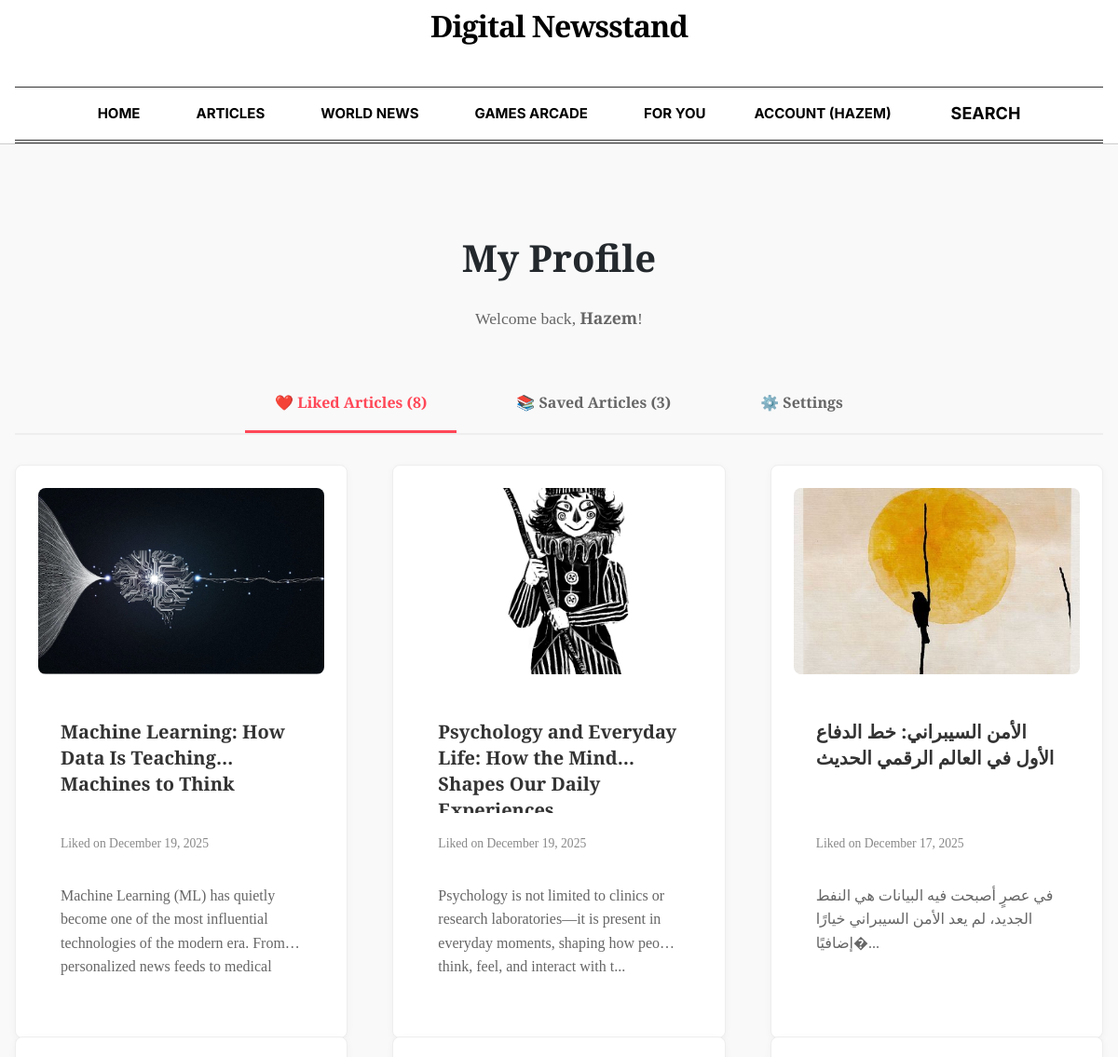
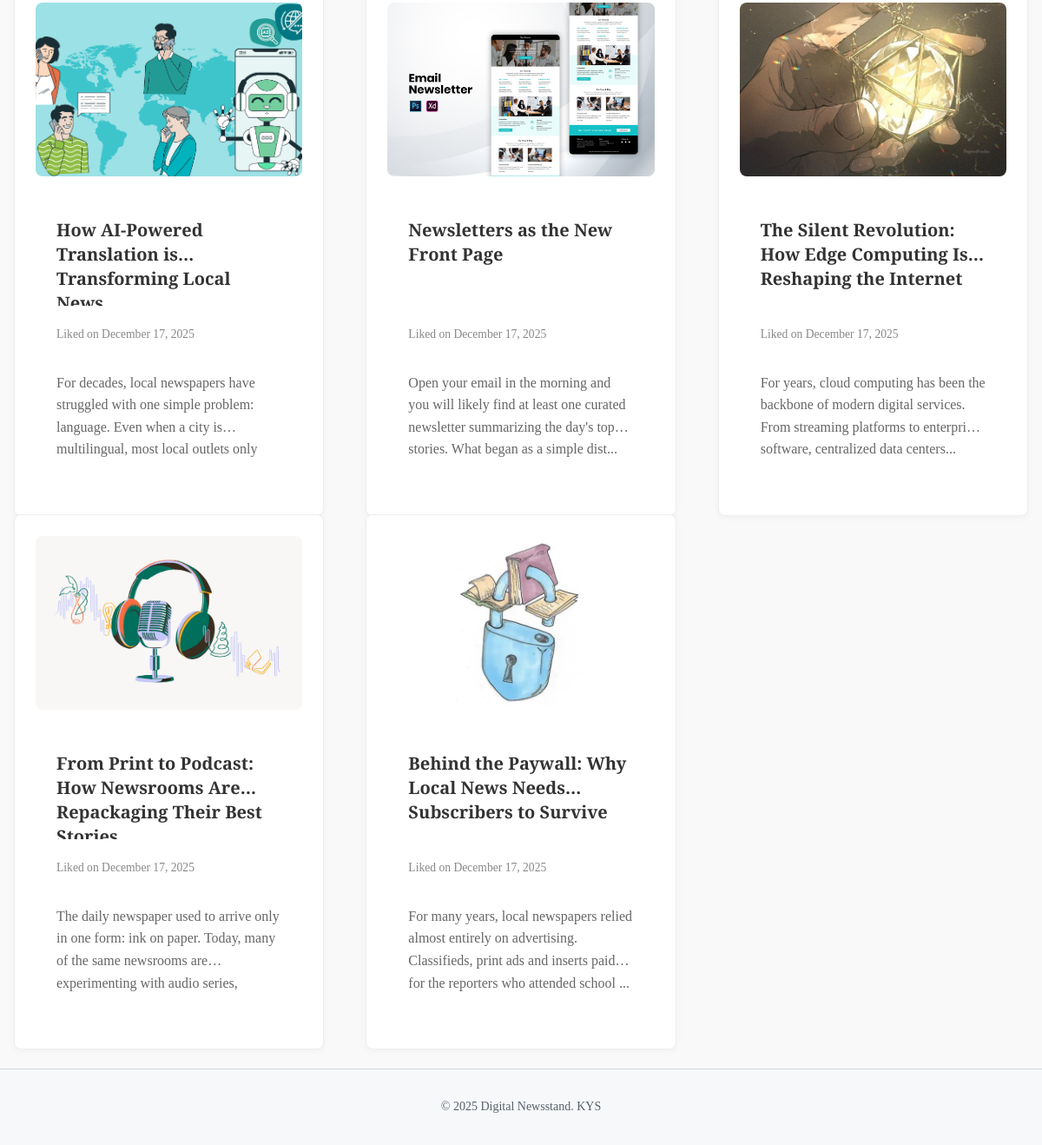
Screenshot of /index.php?page=profile (signed in) with the database file from the repository (2 pictures, top to bottom).
### tables this page shows
CREATE TABLE `users` (
  `id` int NOT NULL AUTO_INCREMENT,
  `username` varchar(50) NOT NULL,
  `email` varchar(100) NOT NULL,
  `password` varchar(255) NOT NULL,
  `created_at` timestamp NULL DEFAULT CURRENT_TIMESTAMP,
  `is_admin` tinyint(1) DEFAULT '0',
  `status` enum('active','suspended') DEFAULT 'active',
  PRIMARY KEY (`id`),
  UNIQUE KEY `username` (`username`),
  UNIQUE KEY `email` (`email`)
);

CREATE TABLE `article_likes` (
  `id` int NOT NULL AUTO_INCREMENT,
  `user_id` int NOT NULL,
  `article_id` int NOT NULL,
  `created_at` timestamp NULL DEFAULT CURRENT_TIMESTAMP,
  PRIMARY KEY (`id`),
  UNIQUE KEY `unique_like` (`user_id`,`article_id`),
  KEY `article_id` (`article_id`),
  CONSTRAINT `article_likes_ibfk_1` FOREIGN KEY (`user_id`) REFERENCES `users` (`id`) ON DELETE CASCADE,
  CONSTRAINT `article_likes_ibfk_2` FOREIGN KEY (`article_id`) REFERENCES `articles` (`id`) ON DELETE CASCADE
);

CREATE TABLE `articles` (
  `id` int NOT NULL AUTO_INCREMENT,
  `title` varchar(255) NOT NULL,
  `content` text NOT NULL,
  `author` varchar(100) DEFAULT NULL,
  `category` varchar(100) DEFAULT NULL,
  `language` varchar(10) DEFAULT 'en',
  `thumbnail` varchar(255) DEFAULT NULL,
  `created_at` timestamp NULL DEFAULT CURRENT_TIMESTAMP,
  `status` enum('draft','published','archived') DEFAULT 'draft',
  `scheduled_at` datetime DEFAULT NULL,
  `is_featured` tinyint(1) DEFAULT '0',
  `visibility` enum('public','subscribed') DEFAULT 'public',
  `tags` text,
  `required_level` int DEFAULT '0',
  `required_plan_id` int DEFAULT NULL,
  PRIMARY KEY (`id`)
);

### src/index.php (called while the page is built, shortened)
<?php
require __DIR__ . '/config/DataBase_Connection.php';
$selectedLang = $_SESSION['lang'] ?? 'en';
$page = $_GET['page'] ?? "";
Router::route($page, $selectedLang);

### src/Config/DataBase_Connection.php (called while the page is built)
<?php
if (!class_exists('Database')) {
class Database {
    private static $instance = null;
    private $host;
    private $db_name;
    private $username;
    private $password;
    public $conn = null;
    private function __construct() {
        $this->host = getenv('DB_HOST') ?: 'db';
        $this->db_name = getenv('DB_NAME') ?: 'News';
        $this->username = getenv('DB_USER') ?: 'Rain';
        $this->password = getenv('DB_PASS') ?: 'Sunny';
    }
    public static function getInstance(): Database {
        if (self::$instance === null) {
            self::$instance = new self();
        }
        return self::$instance;
    }
    public function connect() {
        if ($this->conn !== null) {
            return $this->conn;
        }
        try {
            $this->conn = new PDO(
                "mysql:host={$this->host};dbname={$this->db_name};charset=utf8",
                $this->username,
                $this->password
            );
            $this->conn->setAttribute(PDO::ATTR_ERRMODE, PDO::ERRMODE_EXCEPTION);
        } catch(PDOException $e) {
            die("Database Connection Error: " . $e->getMessage());
        }
        return $this->conn;
    }
}
}

### src/Models/User.php (called while the page is built, shortened)
<?php
require_once __DIR__ . "/../config/DataBase_Connection.php";
class User {
    private $conn;
    public function __construct() {
        $this->conn = Database::getInstance()->connect();
    }
    public function getUserById($id) {
        $query = "SELECT * FROM users WHERE id = :id LIMIT 1";
        $stmt = $this->conn->prepare($query);
        $stmt->bindParam(':id', $id);
        $stmt->execute();
        return $stmt->fetch(PDO::FETCH_ASSOC);
    }
}

### src/Models/ArticleInteraction.php (called while the page is built, shortened)
<?php
require_once __DIR__ . "/../Config/DataBase_Connection.php";
class ArticleInteraction {
    private $conn;
    public function __construct() {
        $this->conn = Database::getInstance()->connect();
    }
    public function getLikedArticles($userId) {
        $stmt = $this->conn->prepare("
            SELECT a.*, al.created_at as liked_at
            FROM articles a
            INNER JOIN article_likes al ON a.id = al.article_id
            WHERE al.user_id = ?
            ORDER BY al.created_at DESC
        ");
        $stmt->execute([$userId]);
        return $stmt->fetchAll(PDO::FETCH_ASSOC);
    }
    public function getSavedArticles($userId) {
        $stmt = $this->conn->prepare("
            SELECT a.*, sa.saved_at
            FROM articles a
            INNER JOIN saved_articles sa ON a.id = sa.article_id
            WHERE sa.user_id = ?
            ORDER BY sa.saved_at DESC
        ");
        $stmt->execute([$userId]);
        return $stmt->fetchAll(PDO::FETCH_ASSOC);
    }
}

### src/Views/User/Profile.php (the view, shortened to what this page needs)
<?php
require_once __DIR__ . '/../../Models/User.php';
require_once __DIR__ . '/../../Models/ArticleInteraction.php';
$userModel = new User();
$user = $userModel->getUserById($_SESSION['user_id']);
$interactionModel = new ArticleInteraction();
$likedArticles = $interactionModel->getLikedArticles($_SESSION['user_id']);
$savedArticles = $interactionModel->getSavedArticles($_SESSION['user_id']);
$activeTab = $_GET['tab'] ?? 'liked';
include __DIR__ . '/../Layout/Header.php';
?>
<main class="container" style="max-width: 1200px; padding: 2rem 1rem;">
    <div style="text-align: center; margin-bottom: 3rem;">
        <h1 style="font-family: var(--font-serif); font-size: 2.5rem; margin-bottom: 0.5rem;">
            My Profile
        </h1>
        <p style="color: #666; font-size: 1.1rem;">
            Welcome back, <strong><?= htmlspecialchars($user['username']) ?></strong>!
        </p>
    </div>
    <div style="border-bottom: 2px solid #eee; margin-bottom: 2rem;">
        <div style="display: flex; gap: 2rem; justify-content: center;">
            <a href="?page=profile&tab=liked"
               style="padding: 1rem 2rem; text-decoration: none; font-weight: bold; border-bottom: 3px solid <?= $activeTab === 'liked' ? '#ff4757' : 'transparent' ?>; color: <?= $activeTab === 'liked' ? '#ff4757' : '#666' ?>; transition: all 0.3s;">
                ❤️ Liked Articles (<?= count($likedArticles) ?>)
            </a>
            <a href="?page=profile&tab=saved"
               style="padding: 1rem 2rem; text-decoration: none; font-weight: bold; border-bottom: 3px solid <?= $activeTab === 'saved' ? '#1e90ff' : 'transparent' ?>; color: <?= $activeTab === 'saved' ? '#1e90ff' : '#666' ?>; transition: all 0.3s;">
                📚 Saved Articles (<?= count($savedArticles) ?>)
            </a>
            <a href="?page=profile&tab=settings"
               style="padding: 1rem 2rem; text-decoration: none; font-weight: bold; border-bottom: 3px solid <?= $activeTab === 'settings' ? '#667eea' : 'transparent' ?>; color: <?= $activeTab === 'settings' ? '#667eea' : '#666' ?>; transition: all 0.3s;">
                ⚙️ Settings
            </a>
        </div>
    </div>
    <?php if ($activeTab === 'liked'): ?>
        <div class="articles-grid" style="display: grid; grid-template-columns: repeat(auto-fill, minmax(300px, 1fr)); gap: 3rem;">
            <?php if (!empty($likedArticles)): ?>
                <?php foreach ($likedArticles as $article): ?>
                    <a href="?page=article&id=<?= $article['id'] ?>" style="text-decoration: none; color: inherit;">
                        <div class="article-card" style="border: 1px solid #eee; border-radius: 8px; overflow: hidden; transition: transform 0.3s, box-shadow 0.3s; cursor: pointer; height: 100%; display: flex; flex-direction: column;" onmouseover="this.style.transform='translateY(-5px)'; this.style.boxShadow='0 10px 20px rgba(0,0,0,0.1)'" onmouseout="this.style.transform='translateY(0)'; this.style.boxShadow='none'">
                            <?php if (!empty($article['thumbnail'])): ?>
                                <img src="<?= htmlspecialchars($article['thumbnail']) ?>" alt="Article" style="width: 100%; height: 200px; object-fit: cover; flex-shrink: 0;">
                            <?php else: ?>
                                <div style="width: 100%; height: 200px; background: linear-gradient(135deg, #667eea 0%, #764ba2 100%); flex-shrink: 0;"></div>
                            <?php endif; ?>
                            <div style="padding: 1.5rem; flex: 1; display: flex; flex-direction: column;">
                                <h3 style="font-family: var(--font-serif); font-size: 1.25rem; margin-bottom: 0.5rem; color: #333; overflow: hidden; text-overflow: ellipsis; display: -webkit-box; -webkit-line-clamp: 2; -webkit-box-orient: vertical; line-height: 1.4; height: 3.5rem;">
                                    <?= htmlspecialchars($article['title']) ?>
                                </h3>
                                <p style="color: #888; font-size: 0.85rem; margin-bottom: 1rem;">
                                    Liked on <?= date('F j, Y', strtotime($article['liked_at'])) ?>
                                </p>
                                <p style="color: #666; line-height: 1.6; overflow: hidden; text-overflow: ellipsis; display: -webkit-box; -webkit-line-clamp: 3; -webkit-box-orient: vertical; flex: 1;">
                                    <?= htmlspecialchars(substr($article['content'], 0, 150)) ?>...
                                </p>
                            </div>
                        </div>
                    </a>
                <?php endforeach; ?>
            <?php endif; ?>
        </div>
    <?php endif; ?>
</main>
<?php include __DIR__ . '/../Layout/Footer.php'; ?>

### src/Assets/CSS/Styles.css (style rules this page uses)
body { font-family: 'Segoe UI', Roboto, Arial, sans-serif; background-color: #f6f8fa; color: #24292e; margin: 0; padding: 0; }
h1 { font-size: 26px; font-weight: 600; margin-bottom: 28px; text-align: center; color: #24292e; }
main { margin-top: 90px; margin-bottom: 40px; width: 100%; box-sizing: border-box; }
.article-card { background: #ffffff; border: 1px solid #d1d5da; border-radius: 12px; padding: 24px; margin-bottom: 20px; display: flex; align-items: center; gap: 24px; transition: box-shadow 0.2s ease, transform 0.2s ease; box-shadow: 0 2px 8px rgba(0, 0, 0, 0.04); }
.article-card img { border-radius: 8px; object-fit: cover; flex-shrink: 0; }
.article-card h3, .article-card h4 { margin: 0; font-size: 20px; font-weight: 600; color: #24292e; flex: 1; line-height: 1.4; }

### src/Assets/CSS/theme.css (style rules this page uses)
:root { --font-serif: 'Playfair Display', serif; --font-sans: 'Inter', sans-serif; --font-display: 'Outfit', sans-serif; --bg-paper: #f9f9f9; --bg-white: #ffffff; --text-main: #333333; --text-headline: #000000; --text-muted: #666666; --border-light: #e2e2e2; --border-dark: #333333; --primary: #000000; --accent: #567b95; --game-correct: #6aaa64; --game-present: #c9b458; --game-absent: #787c7e; }
body { background-color: var(--bg-paper); color: var(--text-main); font-family: var(--font-serif); margin: 0; padding: 0; line-height: 1.6; }
a { color: var(--primary); text-decoration: none; }
.container { max-width: 1200px; margin: 0 auto; padding: 0 1rem; }
main { margin-top: 0 !important; padding-top: 2rem; }

### rows the page displays
users: username "Hazem"
article_likes: article.thumbnail (picture), article.title "Machine Learning: How Data Is Teaching Machines to Think", created_at "December 19, 2025", article.content "Machine Learning (ML) has quietly become one of the most influential technologies of the modern era. From personalized news feeds to…"
article_likes: article.thumbnail (picture), article.title "Psychology and Everyday Life: How the Mind Shapes Our…", created_at "December 19, 2025", article.content "Psychology is not limited to clinics or research laboratories—it is present in everyday moments, shaping how people think, feel, and interact with t"
article_likes: article.thumbnail (picture), article.title "الأمن السيبراني: خط الدفاع الأول في العالم الرقمي الحديث", created_at "December 17, 2025", article.content "في عصرٍ أصبحت فيه البيانات هي النفط الجديد، لم يعد الأمن السيبراني خيارًا إضافيًا�"
article_likes: article.thumbnail (picture), article.title "How AI-Powered Translation is Transforming…", created_at "December 17, 2025", article.content "For decades, local newspapers have struggled with one simple problem: language. Even when a city is multilingual, most local outlets…"
article_likes: article.thumbnail (picture), article.title "Newsletters as the New Front Page", created_at "December 17, 2025", article.content "Open your email in the morning and you will likely find at least one curated newsletter summarizing the day's top stories. What began as a simple dist"
article_likes: article.thumbnail (picture), article.title "The Silent Revolution: How Edge Computing Is Reshaping the Internet", created_at "December 17, 2025", article.content "For years, cloud computing has been the backbone of modern digital services. From streaming platforms to enterprise software, centralized data centers"
article_likes: article.thumbnail (picture), article.title "From Print to Podcast: How Newsrooms Are Repackaging Their…", created_at "December 17, 2025", article.content "The daily newspaper used to arrive only in one form: ink on paper. Today, many of the same newsrooms are experimenting with audio…"
article_likes: article.thumbnail (picture), article.title "Behind the Paywall: Why Local News Needs Subscribers to Survive", created_at "December 17, 2025", article.content "For many years, local newspapers relied almost entirely on advertising. Classifieds, print ads and inserts paid for the reporters who attended school"

### other values shown
$username "HAZEM"
count($likedArticles) "8"
count($savedArticles) "3"
